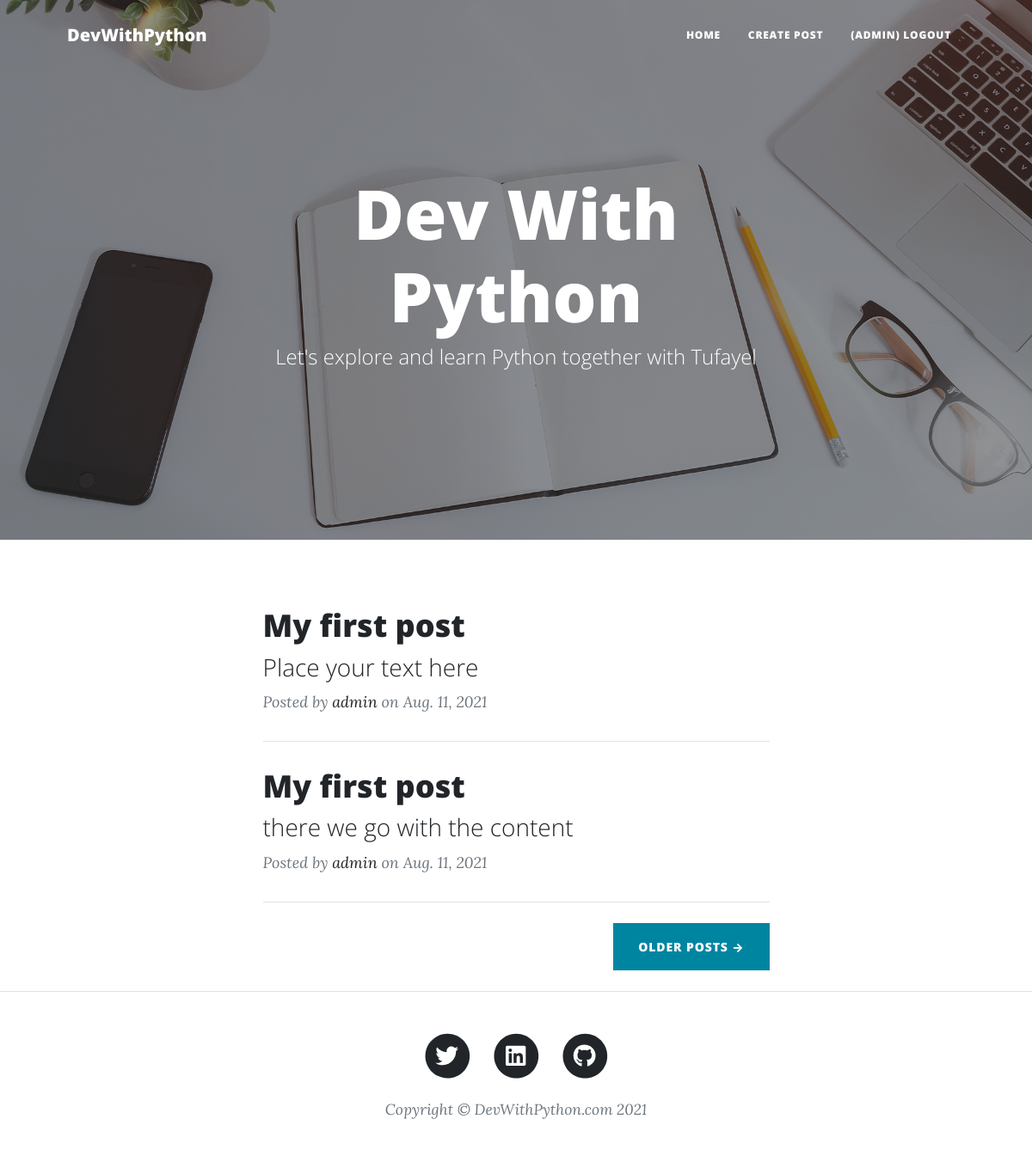
The app's page /archive/1 (signed in) with its own data.
### home/models.py (models this page shows, shortened)
class BlogPost(models.Model):
    blog_slug = models.CharField(max_length=100, default='')
    blog_title = models.CharField(max_length=100)
    blog_text = models.TextField(max_length=10000)
    blog_owner = models.CharField(max_length=15)
    post_time = models.DateField(default=django.utils.timezone.now)

### home/views.py (the view)
# urls.py: path('archive/<int:id>', views.showOldPosts, name='old_posts')
def showOldPosts(request, id):
    if int(id) > 0:
        all_posts = BlogPost.objects.all()[::-1][(int(id))*5:(int(id)*5)+9]
        context = {
            'posts': all_posts,
            'next_archive_id': int(id)+1
        }
        return render(request, 'index.html', context)
    else:
        return redirect('/archive/1')

### templates/index.html (shortened to what this page needs)
<!DOCTYPE html>
<html lang="en">
<head>
  <link href="/static/css/styles.css" rel="stylesheet" />
</head>
<body>
  <nav class="navbar navbar-expand-lg navbar-light" id="mainNav">
    <div class="container px-4 px-lg-5">
      <a class="navbar-brand" href="/">DevWithPython</a>
      <div class="collapse navbar-collapse" id="navbarResponsive">
        <ul class="navbar-nav ms-auto py-4 py-lg-0">
          <li class="nav-item">
            <a class="nav-link px-lg-3 py-3 py-lg-4" href="/">Home</a>
          </li>
          {% if request.user.is_anonymous %}
          <li class="nav-item">
            <a class="nav-link px-lg-3 py-3 py-lg-4" href="/login">Login</a>
          </li>
          <li class="nav-item">
            <a class="nav-link px-lg-3 py-3 py-lg-4" href="/signup">Create An Account</a>
          </li>
          {% else %}
          <li class="nav-item">
            <a class="nav-link px-lg-3 py-3 py-lg-4" href="/createPost">Create Post</a>
          </li>
          <li class="nav-item">
            <a class="nav-link px-lg-3 py-3 py-lg-4" href="/logout">({{ request.user.get_username }}) Logout</a>
          </li>
          {% endif %}
        </ul>
      </div>
    </div>
  </nav>
  <header class="masthead" style="background-image: url('/static/assets/img/home-bg.jpg')">
    <div class="container position-relative px-4 px-lg-5">
      <div class="row gx-4 gx-lg-5 justify-content-center">
        <div class="col-md-10 col-lg-8 col-xl-7">
          <div class="site-heading">
            <h1>Dev With Python</h1>
            <span class="subheading">Let's explore and learn Python together with Tufayel</span>
          </div>
        </div>
      </div>
    </div>
  </header>
  <div class="container px-4 px-lg-5">
    <div class="row gx-4 gx-lg-5 justify-content-center">
      <div class="col-md-10 col-lg-8 col-xl-7">
        {% for post in posts %}
        <div class="post-preview">
          <a href="/{{ post.blog_slug }}">
            <h2 class="post-title">{{ post.blog_title }}</h2>
            <h3 class="post-subtitle">
              {% autoescape on %}
              {{ post.blog_text|truncatechars:50|striptags }}
              {% endautoescape %}
            </h3>
          </a>
          <p class="post-meta">
            Posted by
            <a href="#!">{{ post.blog_owner }}</a>
            on {{ post.post_time }}
          </p>
        </div>
        <hr class="my-4" />
        {% empty %}
        <p>No more blog post is published yet. Keep checking to see posts as soon as they are published</p>
        {% endfor %}
        <div class="d-flex justify-content-end mb-4">
          {% if next_archive_id is None %}
          <a class="btn btn-primary text-uppercase" href="/archive/1">Older Posts →</a>
          {% else %}
          <a class="btn btn-primary text-uppercase" href="/archive/{{ next_archive_id }}">Older Posts →</a>
          {% endif %}
        </div>
      </div>
    </div>
  </div>
  <footer class="border-top">
    <div class="container px-4 px-lg-5">
      <div class="row gx-4 gx-lg-5 justify-content-center">
        <div class="col-md-10 col-lg-8 col-xl-7">
          <ul class="list-inline text-center">
            <li class="list-inline-item">
              <a href="https://twitter.com/cse_tufayel">
                <span class="fa-stack fa-lg">
                  <i class="fas fa-circle fa-stack-2x"></i>
                  <i class="fab fa-twitter fa-stack-1x fa-inverse"></i>
                </span>
              </a>
            </li>
            <li class="list-inline-item">
              <a href="https://www.linkedin.com/in/tufayel-ahmed-cse/">
                <span class="fa-stack fa-lg">
                  <i class="fas fa-circle fa-stack-2x"></i>
                  <i class="fab fa-linkedin fa-stack-1x fa-inverse"></i>
                </span>
              </a>
            </li>
            <li class="list-inline-item">
              <a href="https://github.com/TufayelLUS">
                <span class="fa-stack fa-lg">
                  <i class="fas fa-circle fa-stack-2x"></i>
                  <i class="fab fa-github fa-stack-1x fa-inverse"></i>
                </span>
              </a>
            </li>
          </ul>
          <div class="small text-center text-muted fst-italic">
            Copyright &copy; DevWithPython.com {% now "Y" %}
          </div>
        </div>
      </div>
    </div>
  </footer>
</body>
</html>

### records on screen
BlogPost: blog_title "My first post", blog_text "Place your text here", blog_owner "admin", post_time "Aug. 11, 2021"
BlogPost: blog_title "My first post", blog_text "there we go with the content", blog_owner "admin", post_time "Aug. 11, 2021"

### other values on screen
{{ request.user.get_username }} "ADMIN"
